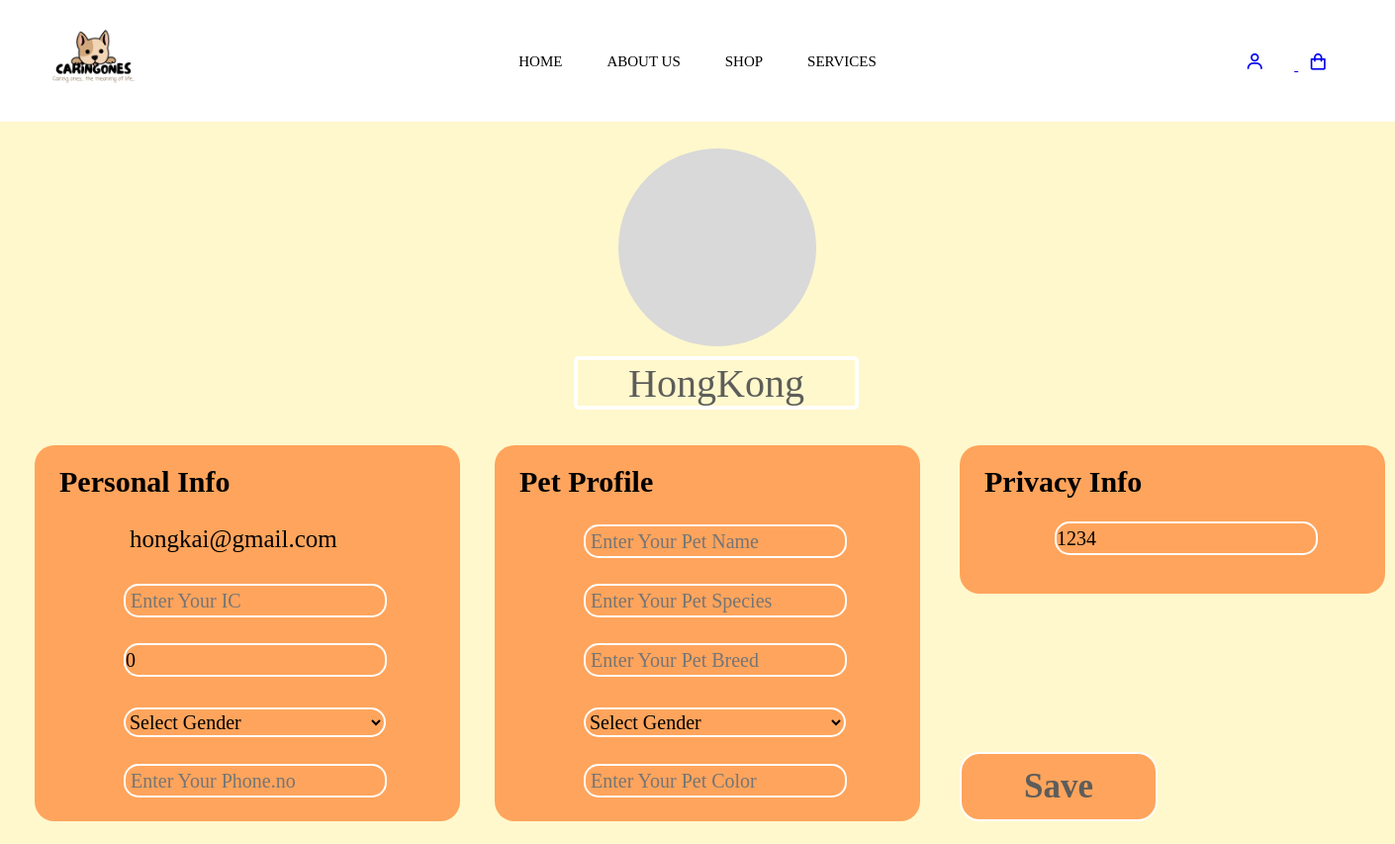
/editUser.php (signed in), run on the app's committed database.
### tables this page shows
CREATE TABLE IF NOT EXISTS `customer` (
  `cusEmail` varchar(255) NOT NULL,
  `cusName` varchar(255) NOT NULL,
  `cusIC` varchar(255) NOT NULL,
  `cusAge` int NOT NULL,
  `cusGender` varchar(255) NOT NULL,
  `cusHP` varchar(255) NOT NULL,
  `cusPassword` varchar(255) NOT NULL,
  `petName` varchar(255) NOT NULL,
  `petSpecies` varchar(255) NOT NULL,
  `petBreed` varchar(255) NOT NULL,
  `petGender` varchar(255) NOT NULL,
  `petColour` varchar(255) NOT NULL,
  PRIMARY KEY (`cusEmail`)
);

### editUser.php (the view, shortened to what this page needs)
<?php
    if(isset($_SESSION['email'])){
    require_once("header.php");
    }else{
        require_once('b4header.php');
    }
?>
<!DOCTYPE html>
<html lang="en">
<head>
        <link href='https://unpkg.com/boxicons@2.1.4/css/boxicons.min.css' rel='stylesheet'>
    <link href="editUser.css" rel="stylesheet">
</head>
<body>
    <div class="banner">
        <?php
            include("conn.php");
            $cusEmail = $_SESSION["email"];
            $sql = "SELECT * FROM customer WHERE cusEmail = '$cusEmail'";
            $result = mysqli_query($con, $sql);
            while ($row = mysqli_fetch_array($result)) {
            ?>
        <form action="updateUserProfile.php" method="post">
            <div class="userProfile">
                <div class="ellipse">
                    <div class="name">
                        <input type="text" name="name" required="required" placeholder="Enter Your Name" value="<?php echo $row['cusName']; ?>"/>
                    </div>
                </div>
            </div>
            <div id="Doctor Setting">
                <div class="background">
                    <div class="basic-info-rect">
                        <p1>
                            <b>
                                Personal Info
                            </b>
                        </p1>
                        <div class="email">
                                <?php
                                echo '<p name="cusEmail">' . $row['cusEmail'] . '</p>';
                                ?>
                        </div>
                        <div class="ic">
                            <box-icon name='id-card' animation='tada-hover' size='md'></box-icon>
                            <input type="text" name="ic" required="required" minlength="12" maxlength="12" placeholder=" Enter Your IC" value="<?php echo $row['cusIC'] ?>"/>
                        </div>
                        <div class="age">
                            <box-icon name='child' animation='tada-hover' size='lg'></box-icon>
                            <input type="text" name="age" required="required" minlength="2" maxlength="3" placeholder=" Enter Your Age" value="<?php echo $row['cusAge'] ?>"/>
                        </div>
                        <div class="gender">
                            <box-icon name='male-sign' animation='tada-hover' size='md'></box-icon>
                            <select name="gender" required="required">
                                <option hidden value=""> Select Gender</option>
                            </select>
                        </div>
                        <div class="hp">
                                <input type="text" name="hp"  minlength="10" maxlength="11" required="required" placeholder=" Enter Your Phone.no" value="<?php echo $row['cusHP'] ?>"/>
                        </div>
                    </div>
                    <div class="pet-info-rect">
                        <p1>
                            <b>
                                Pet Profile
                            </b>
                        </p1>
                        <div class="petName">
                                <input type="text" name="petName" placeholder=" Enter Your Pet Name" value="<?php echo $row['petName'] ?>"/>
                        </div>
                        <div class="species">
                            <box-icon name='dog' type='solid' animation='tada-hover' size='md'></box-icon>
                            <input type="text" name="species" placeholder=" Enter Your Pet Species" value="<?php echo $row['petSpecies'] ?>"/>
                        </div>
                        <div class="breed">
                            <box-icon name='category' animation='tada-hover' size='md'></box-icon>
                            <input type="text" name="breed" placeholder=" Enter Your Pet Breed" value="<?php echo $row['petBreed'] ?>"/>
                        </div>
                        <div class="petGender">
                        <box-icon name='male-sign' animation='tada-hover' size='md'></box-icon>
                        <select name="petGender">
                                <option value=""> Select Gender</option>
                            </select>
                        </div>
                        <div class="color">
                            <box-icon name='color' animation='tada-hover' size='md'></box-icon>
                            <input type="text" name="color" placeholder=" Enter Your Pet Color" value="<?php echo $row['petColour'] ?>"/>
                        </div>
                    </div>
                    <div class="privacy-info-rect">
                        <box-icon type='solid' name='lock-alt' animation='tada-hover' size='md'></box-icon>
                        <p1>
                            <b>
                                Privacy Info
                            </b>
                        </p1>
                        <input type="text" name="password" minlength="10" required="required" placeholder=" Change password" value="<?php echo $row['cusPassword'] ?>"/>
                    </div>
                    <div class="save">
                        <button type="submit" name="submitUser">
                            Save
                        </button>
                    </div>
                </div>
            </div>
            <?php
                }
                ?>
        </form>
    </div>
</body>

### header.css (style rules this page uses)
* { margin: 0; padding: 0; }
.userProfile .ellipse { position: absolute; width: 150px; height: 150px; left: 185px; top: 25px; border-radius: 50%; background: #D9D9D9; }

### data on the page
customer: name "HongKong", cusEmail "hongkai@gmail.com", age "0", password "1234"
